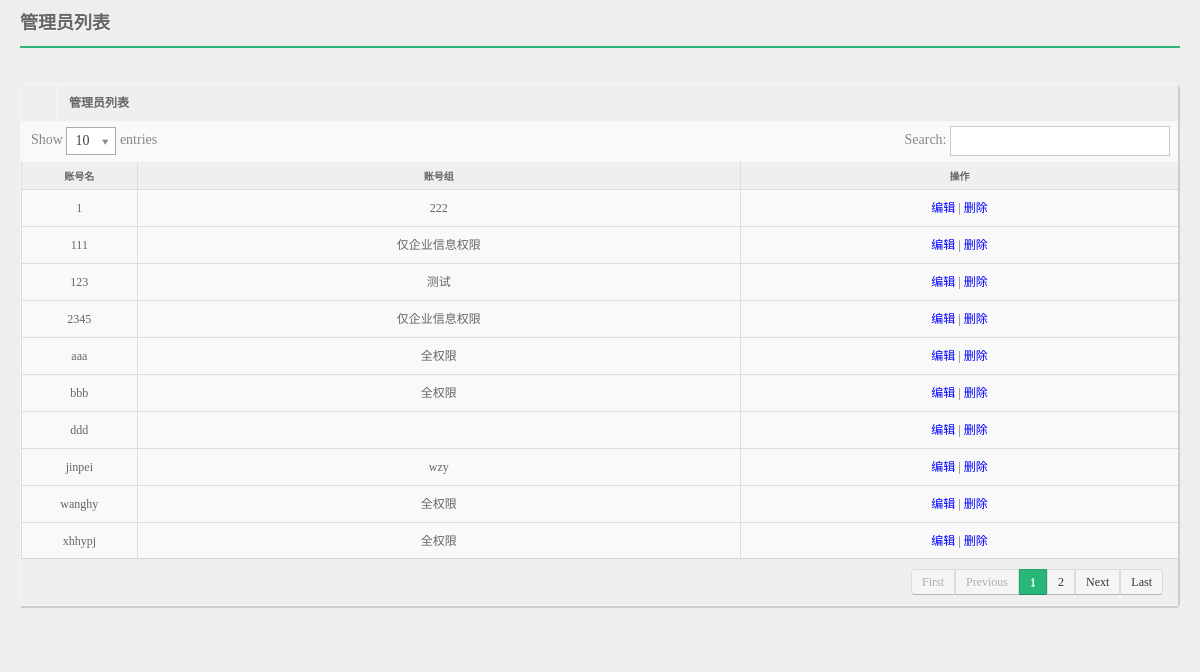
The app's page /index.php/limit/admin_list with its own data.
### tables this page shows
CREATE TABLE `tdc_user` (
  `TDC_id` int(11) NOT NULL AUTO_INCREMENT COMMENT '用户id',
  `User_Id` varchar(20) DEFAULT NULL COMMENT '企业登录账号',
  `User_Password` varchar(20) DEFAULT NULL COMMENT '用户密码',
  `Is_Admin` int(2) NOT NULL DEFAULT '0' COMMENT '超级管理员',
  `User_role` int(6) DEFAULT NULL COMMENT '用户权限组',
  `Admin_id` int(11) DEFAULT NULL COMMENT '管理员id',
  `CompanyName` varchar(50) DEFAULT NULL COMMENT '企业名称',
  `CompanyLogo` varchar(50) DEFAULT NULL COMMENT '企业logo',
  `Company_Certification` varchar(50) NOT NULL DEFAULT '' COMMENT '企业资质',
  `CompanyType` int(11) DEFAULT NULL COMMENT '企业类型',
  `ContactPerson` varchar(10) DEFAULT NULL COMMENT '联系人',
  `PhoneNumber` varchar(13) DEFAULT NULL COMMENT '联系电话',
  `Email` varchar(20) DEFAULT NULL COMMENT '邮箱',
  `User_Register_Time` datetime DEFAULT NULL COMMENT '注册时间',
  `Company_Status` smallint(6) DEFAULT NULL COMMENT '审核状态',
  `Reason` varchar(255) DEFAULT NULL COMMENT '未通过审核原因',
  PRIMARY KEY (`TDC_id`)
);

### application/controllers/Limit.php (called while the page is built, shortened)
<?php
class Limit extends CI_Controller
{
	public function __construct()
	{
		$this->load->helper('url');
		$this->load->library('session');
		$this->load->model('Role_model');
		$this->load->model('User_model');
		$this->load->helper('common_function');
	}
	public function admin_list()
	{
		if($_SESSION['TDC_id']==$_SESSION['Admin_id'])
		{
			$Admin_id = $_SESSION['Admin_id'];
			$list = $this->User_model->select_list($Admin_id);
			foreach($list as $key => $value)
			{
				$role_name = $this->Role_model->search_role_name($list[$key]['User_role']);
				$list[$key]['User_role']= $role_name;
			}
			$data['info']= $list;
			$this->load->view('TDC/TDC_Platform_UserList',$data);
		}
		else
		{
			$this->load->view('TDC/Limit_denied');
		}
	}
}
?>

### index.php (called while the page is built, shortened)
<?php
require_once BASEPATH.'core/CodeIgniter.php';

### application/models/User_model.php (called while the page is built, shortened)
<?php
class User_model extends CI_Model
{
	 public function select_list($where='')
   {
	   $query=$this->db->select('*')->from('tdc_user')->where_in('Admin_id',$where)->where('TDC_id!=',$where)->get();
	   $list=$query->result_array();
	   return $list;
   }
}

### application/views/TDC/TDC_Platform_UserList.php (the view, shortened to what this page needs)
<!DOCTYPE html>
<html lang="en">
<head>
<link rel="stylesheet" href="<?php echo base_url(); ?>webroot/TDC_Platform/css/bootstrap.min.css" />
<link rel="stylesheet" href="<?php echo base_url(); ?>webroot/TDC_Platform/css/bootstrap-responsive.min.css" />
<link rel="stylesheet" href="<?php echo base_url(); ?>webroot/TDC_Platform/css/uniform.css" />
<link rel="stylesheet" href="<?php echo base_url(); ?>webroot/TDC_Platform/css/select2.css" />
<link rel="stylesheet" href="<?php echo base_url(); ?>webroot/TDC_Platform/css/matrix-style2.css" />
<link rel="stylesheet" href="<?php echo base_url(); ?>webroot/TDC_Platform/css/matrix-media.css" />
</head>
<body>
<div id="content">
  <div id="content-header">
      <h1>管理员列表</h1>
  </div>
  <div class="container-fluid">
    <div class="row-fluid">
      <div class="span12">
        <div class="widget-box">
          <div class="widget-title"> <span class="icon"><i class="icon-th"></i></span>
            <h5>管理员列表</h5>
          </div>
          <div class="widget-content nopadding">
            <table class="table table-bordered data-table">
              <thead>
                <tr>
                  <th>账号名</th>
                  <th>账号组</th>
 				  <th>操作</th>
                </tr>
              </thead>
              <tbody>
              <?php
              if (isset($info))
			  {
				  foreach($info as $k => $v)
				  {
				    echo
					"
					<tr class=\"gradeA\">
						<td width=\"10%\">".$v['User_Id']."</td>
						<td>".$v['User_role']."</td>
						<td>
							<a href=\"admin_update?tdcid=".$v['TDC_id']."\"  style=\"color:blue\">编辑</a> | <a href=\"admin_delete?tdcid=".$v['TDC_id']."\"  style=\"color:blue\">删除</a>
						</td>
					</tr>
					";
				  }
		      }
            ?>
              </tbody>
            </table>
          </div>
        </div>
      </div>
    </div>
  </div>
</div>
</body>
</html>

### webroot/TDC_Platform/css/matrix-style2.css (style rules this page uses)
* { outline:none !important; -moz-outline: none !important; }
html, body { height:100%; }
body { overflow-x: hidden; margin-top:-10px; font-family: 'Microsoft Yahei',sans-serif; font-size:12px; color:#666; }
.widget-box tr td { text-align: center; }
a { color:#666; }
select, textarea, input[type="text"], input[type="password"], input[type="datetime"], input[type="datetime-local"], input[type="date"], input[type="month"], input[type="time"], input[type="week"], input[type="number"], input[type="email"], input[type="url"], input[type="search"], input[type="tel"], input[type="color"], .uneditable-input, .label, .dropdown-menu, .btn, .well, .progress, .table-bordered, .btn-group > .btn:first-child, .btn-group > .btn:last-child, .btn-group > .btn:last-child, .btn-group > .dropdown-toggle, .alert { border-radius:0px; font-family: "Microsoft Yahei"; }
#content { background: none repeat scroll 0 0 #eeeeee; margin-left: 0px; margin-right: 0; padding-bottom: 10px; position: relative; min-height:100%; width: auto; }
#content-header { position: abslute; width: 100%; margin-top: 5px; z-index: 20; }
#content-header h1 { color: #666666; font-size: 18px; float: none; text-shadow: 0 1px 0 #ffffff; padding-top: 3px; padding-bottom: 3px; position: relative; border-bottom: 2px solid #EE7600; margin: 0px 20px 0px 20px; }
#content-header h1, #content-header .btn-group { margin-top: 10px; }
.container-fluid .row-fluid:first-child { margin-top: 0px; }
.stat-boxes .peity_bar_good, .stat-boxes .peity_line_good, { color: #459D1C; }
.widget-box { background: none repeat scroll 0 0 #F9F9F9; border-left: 1px solid #F0F8FF; border-top: 1px solid #F0F8FF; border-right: 2px solid #cdcdcd; clear: both; margin-top: 16px; margin-bottom: 16px; position: relative; }
.widget-title, .modal-header, .table th, div.dataTables_wrapper .ui-widget-header { background:#efefef; border-bottom: 1px solid #F0F8FF; height: 36px; }
.widget-title span.icon { padding: 9px 10px 7px 11px; float: left; border-right:1px solid #F0F8FF; }
.widget-title h5 { color: #666; float: left; font-size: 12px; font-weight: bold; padding: 12px; line-height: 12px; margin: 0; }
.widget-content { padding:15px; border-bottom: 2px solid #cdcdcd; }
.table th { height: auto; font-size: 10px; padding: 5px 10px 2px; border-bottom: 0; text-align: center; color: #666666; }
.nopadding { padding: 0 !important; }
.nopadding .table { margin-bottom: 0; }
.nopadding .table-bordered { border: 0; }
#content-header h1 { border-bottom: 2px solid #28b779; }
.widget-box { border-radius: 5px; margin: 36px auto; }

### webroot/TDC_Platform/css/matrix-media.css (style rules this page uses)
body { background:#2E363F; font-family: 'Microsoft Yahei'; }

### records on screen
tdc_user: User_Id "aaa", User_role "全权限"
tdc_user: User_Id "bbb", User_role "全权限"
tdc_user: User_Id "ddd"
tdc_user: User_Id "2345", User_role "仅企业信息权限"
tdc_user: User_Id "123", User_role "测试"
tdc_user: User_Id "1", User_role "222"
tdc_user: User_Id "111", User_role "仅企业信息权限"
tdc_user: User_Id "xhhypj", User_role "全权限"
tdc_user: User_Id "wanghy", User_role "全权限"
tdc_user: User_Id "jinpei", User_role "wzy"
